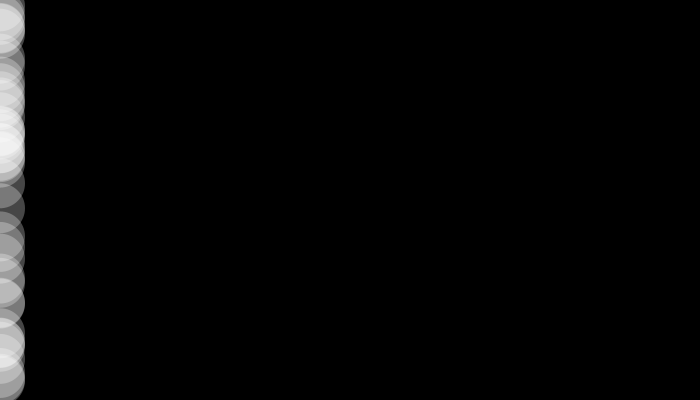
Frame 1 (no input)
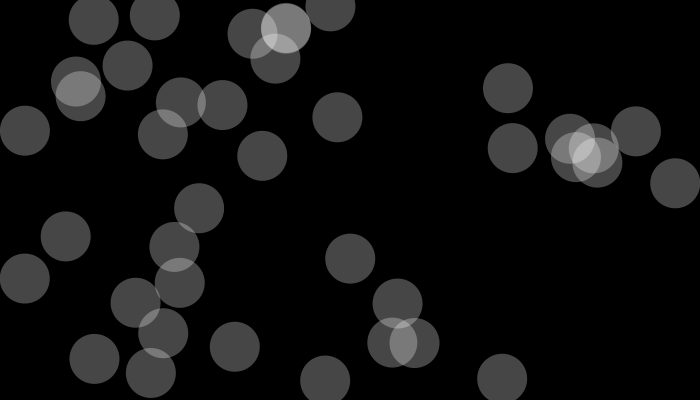
Frame 60 (the mouse pressed at the canvas centre just before this capture)
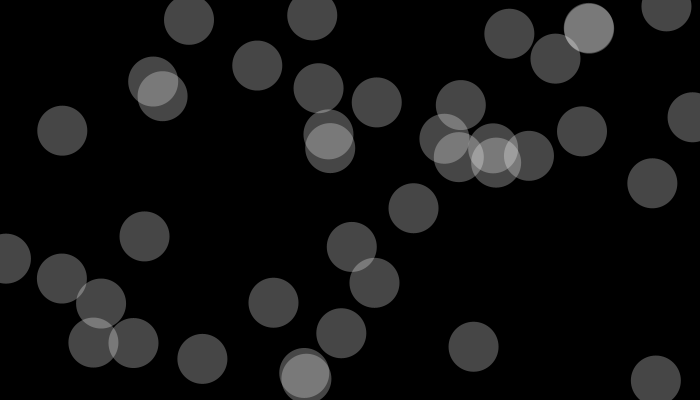
Frame 120 (the mouse held since frame 60 and released just before this capture)

The Processing sketch that drew these frames (run headless with seeded random() and noise(); from frame 60 on, the mouse is pressed at the canvas centre):

// Processing sketch: processing_41695
// ── processing_41695.pde


int circles = 40;

float[] xpos = new float[circles];
float[] ypos = new float[circles];
float[] sizy = new float[circles];
float[] speed = new float[circles];



void setup(){
  
  size(700,400);
  background(0);
  smooth();
  
  int i = 0;
  
  while (i < circles){
    
    xpos[i] = 0;
    ypos[i] = random(0,400);
    sizy[i] = 50;
    speed[i] = random (1, 20);
    
    i++;
  }  
}


void draw(){
  
  background(0);
  fill(255,70);
  noStroke();
  
  int i = 0;
  
  while( i < circles) {
  
    ellipse(xpos[i], ypos[i], sizy[i], sizy[i]);
    
    xpos[i] = xpos[i]+speed[i];
    
    if (xpos [i] > 700){
      
      xpos[i] = 0;
    } 
  i++;
}

}
